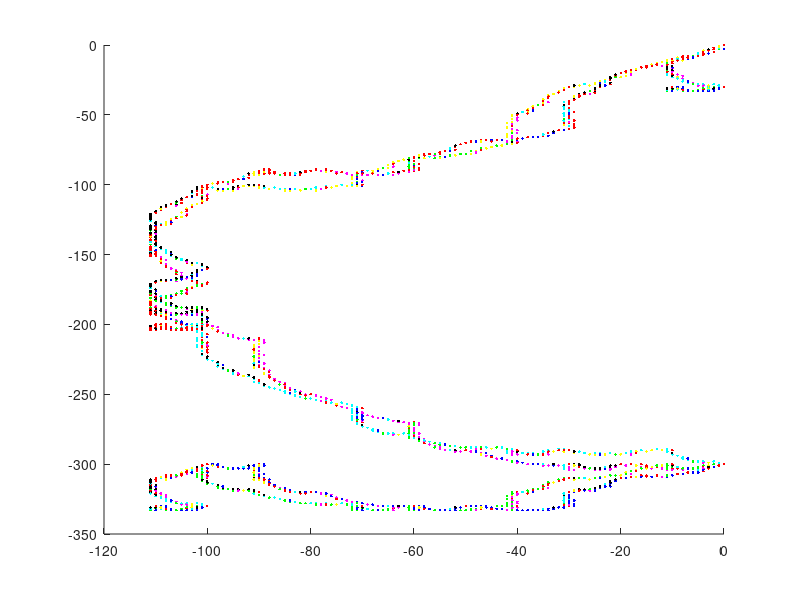

Reproduce this figure in MATLAB.
 % Ez a program a szamok szamjegyei alapjan rajzol
% V1.4 - 2020.12.25.

clear, clc

x=0
y=0

hold on

for i = 1:1000
    for karakter = num2str(i)
        disp(karakter)
        if karakter == '2'
            %disp("KETTES")
            y=y-1
            plot(x,y,'r.')
        end
        if karakter == '4'
            %disp("NEGYES")
            x=x-1
            plot(x,y,'g.')
        end
        if karakter == '6'
            %disp("HATOS")
            x=x+1
            plot(x,y,'b.')
        end
        if karakter == '8'
            %disp("NYOLCAS")
            y=y+1
            plot(x,y,'k.')
        end
        
        if karakter == '1'
            %disp("EGYES")
            x=x-1
            y=y-1
            plot(x,y,'y.')
        end
        if karakter == '3'
            %disp("HARMAS")
            x=x+1
            y=y-1
            plot(x,y,'m.')
        end
        if karakter == '7'
            %disp("HETES")
            x=x-1
            y=y+1
            plot(x,y,'c.')
        end
        if karakter == '9'
            %disp("KILENCES")
            x=x+1
            y=y+1
            plot(x,y,'r.')
        end
    end
end
